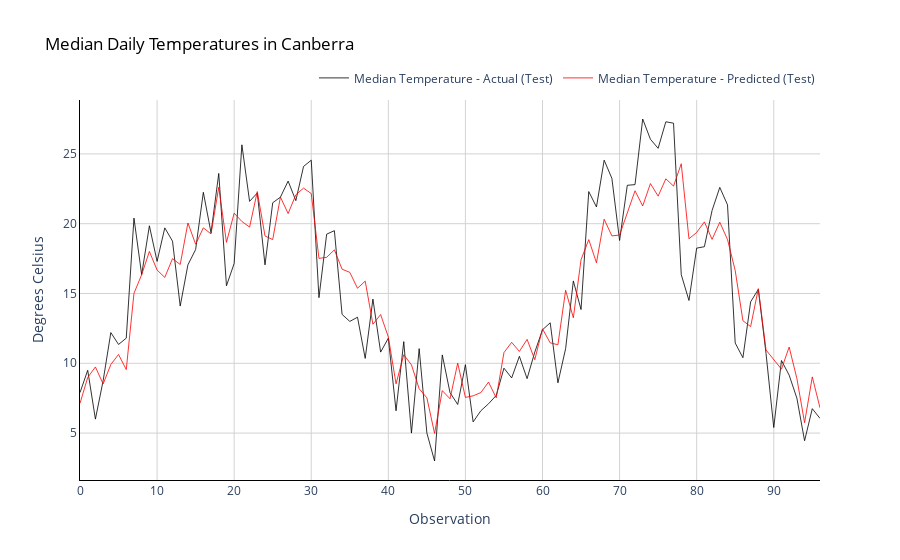

The notebook cell saved with this chart:
### Code cell
def plot_predicted(true_data, pred_data):
    fig = go.Figure()
    fig.add_trace(go.Scatter(x=np.array(range(0,len(true_data))),
                            y=scaler.inverse_transform(true_data).flatten(),
                            mode='lines',
                            name='Median Temperature - Actual (Test)',
                            opacity=0.8,
                            line=dict(color='black', width=1)
                            ))
    fig.add_trace(go.Scatter(x=np.array(range(0,len(pred_data))),
                            y=scaler.inverse_transform(pred_data).flatten(),
                            mode='lines',
                            name='Median Temperature - Predicted (Test)',
                            opacity=0.8,
                            line=dict(color='red', width=1)
                            ))

    # Change chart background color
    fig.update_layout(dict(plot_bgcolor = 'white'))

    # Update axes lines
    fig.update_xaxes(showgrid=True, gridwidth=1, gridcolor='lightgrey', 
                    zeroline=True, zerolinewidth=1, zerolinecolor='lightgrey', 
                    showline=True, linewidth=1, linecolor='black',
                    title='Observation'
                    )

    fig.update_yaxes(showgrid=True, gridwidth=1, gridcolor='lightgrey', 
                    zeroline=True, zerolinewidth=1, zerolinecolor='lightgrey', 
                    showline=True, linewidth=1, linecolor='black',
                    title='Degrees Celsius'
                    )

    # Set figure title
    fig.update_layout(title=dict(text="Median Daily Temperatures in Canberra", 
                                font=dict(color='black')),
                    legend=dict(orientation="h", yanchor="bottom", y=1.02, xanchor="right", x=1)
                    )

    fig.show()

plot_predicted(testY, pred_test)

### Figure 1 — Plotly figure (JSON) as saved in the notebook; plotly's stock layout.template omitted (floating-point values rounded to 4 significant figures)
{"data": [{"line": {"color": "black", "width": 1}, "mode": "lines", "name": "Median Temperature - Actual (Test)", "opacity": 0.8, "type": "scatter", "x": [0, 1, 2, 3, 4, 5, 6, 7, 8, 9, 10, 11, 12, 13, 14, 15, 16, 17, 18, 19, 20, 21, 22, 23, 24, 25, 26, 27, 28, 29, 30, 31, 32, 33, 34, 35, 36, 37, 38, 39, 40, 41, 42, 43, 44, 45, 46, 47, 48, 49, 50, 51, 52, 53, 54, 55, 56, 57, 58, 59, 60, 61, 62, 63, 64, 65, 66, 67, 68, 69, 70, 71, 72, 73, 74, 75, 76, 77, 78, 79, 80, 81, 82, 83, 84, 85, 86, 87, 88, 89, 90, 91, 92, 93, 94, 95, 96], "y": [7.9, 9.5, 6, 8.75, 12.2, 11.35, 11.8, 20.4, 16.35, 19.85, 17.3, 19.7, 18.75, 14.1, 17.05, 18.15, 22.25, 19.35, 23.6, 15.55, 17.15, 25.65, 21.6, 22.2, 17.05, 21.5, 21.9, 23.05, 21.65, 24.1, 24.55, 14.7, 19.25, 19.5, 13.5, 13, 13.3, 10.35, 14.6, 10.8, 11.8, 6.6, 11.55, 5, 11.05, 5, 3, 10.6, 7.9, 7.05, 9.9, 5.8, 6.6, 7.1, 7.7, 9.65, 8.95, 10.5, 8.9, 10.8, 12.4, 12.9, 8.6, 11.05, 15.9, 13.85, 22.3, 21.2, 24.55, 23.25, 18.8, 22.75, 22.8, 27.5, 26.05, 25.4, 27.3, 27.2, 16.35, 14.5, 18.25, 18.35, 20.95, 22.6, 21.35, 11.45, 10.4, 14.4, 15.3, 10.7, 5.4, 10.2, 9.15, 7.5, 4.45, 6.75, 6.05]}, {"line": {"color": "red", "width": 1}, "mode": "lines", "name": "Median Temperature - Predicted (Test)", "opacity": 0.8, "type": "scatter", "x": [0, 1, 2, 3, 4, 5, 6, 7, 8, 9, 10, 11, 12, 13, 14, 15, 16, 17, 18, 19, 20, 21, 22, 23, 24, 25, 26, 27, 28, 29, 30, 31, 32, 33, 34, 35, 36, 37, 38, 39, 40, 41, 42, 43, 44, 45, 46, 47, 48, 49, 50, 51, 52, 53, 54, 55, 56, 57, 58, 59, 60, 61, 62, 63, 64, 65, 66, 67, 68, 69, 70, 71, 72, 73, 74, 75, 76, 77, 78, 79, 80, 81, 82, 83, 84, 85, 86, 87, 88, 89, 90, 91, 92, 93, 94, 95, 96], "y": [7.127, 8.983, 9.738, 8.517, 9.912, 10.63, 9.549, 15.01, 16.35, 18.01, 16.68, 16.15, 17.49, 17.08, 20.05, 18.53, 19.7, 19.27, 22.61, 18.66, 20.75, 20.16, 19.76, 22.3, 19.12, 18.86, 21.91, 20.72, 22.07, 22.55, 22.16, 17.52, 17.59, 18.13, 16.74, 16.52, 15.38, 15.89, 12.8, 13.49, 11.88, 8.528, 10.61, 9.885, 8.177, 7.525, 4.974, 8.042, 7.457, 10.01, 7.556, 7.668, 7.901, 8.652, 7.523, 10.77, 11.5, 10.85, 11.71, 10.26, 12.47, 11.46, 11.33, 15.23, 13.26, 17.42, 18.86, 17.2, 20.32, 19.13, 19.19, 20.79, 22.36, 21.27, 22.88, 21.97, 23.22, 22.69, 24.29, 18.92, 19.37, 20.13, 18.88, 20.11, 18.87, 16.65, 13.05, 12.63, 15.35, 10.95, 10.29, 9.578, 11.16, 8.909, 5.743, 9.027, 6.808]}], "layout": {"legend": {"orientation": "h", "x": 1, "xanchor": "right", "y": 1.02, "yanchor": "bottom"}, "plot_bgcolor": "white", "title": {"font": {"color": "black"}, "text": "Median Daily Temperatures in Canberra"}, "xaxis": {"gridcolor": "lightgrey", "gridwidth": 1, "linecolor": "black", "linewidth": 1, "showgrid": true, "showline": true, "title": {"text": "Observation"}, "zeroline": true, "zerolinecolor": "lightgrey", "zerolinewidth": 1}, "yaxis": {"gridcolor": "lightgrey", "gridwidth": 1, "linecolor": "black", "linewidth": 1, "showgrid": true, "showline": true, "title": {"text": "Degrees Celsius"}, "zeroline": true, "zerolinecolor": "lightgrey", "zerolinewidth": 1}}}
